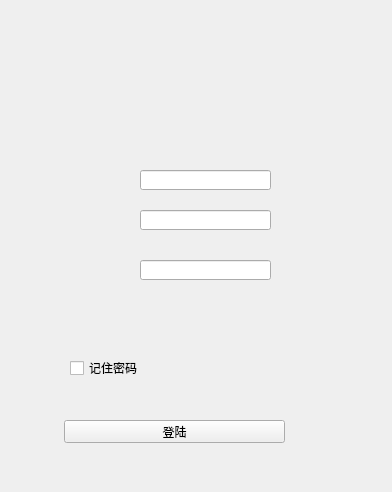
<?xml version="1.0" encoding="UTF-8"?>
<ui version="4.0">
 <class>LoginWidget</class>
 <widget class="QWidget" name="LoginWidget">
  <property name="geometry">
   <rect>
    <x>0</x>
    <y>0</y>
    <width>392</width>
    <height>492</height>
   </rect>
  </property>
  <property name="minimumSize">
   <size>
    <width>392</width>
    <height>492</height>
   </size>
  </property>
  <property name="maximumSize">
   <size>
    <width>392</width>
    <height>492</height>
   </size>
  </property>
  <property name="windowTitle">
   <string>LoginWidget</string>
  </property>
  <widget class="QPushButton" name="loginButton">
   <property name="geometry">
    <rect>
     <x>64</x>
     <y>420</y>
     <width>221</width>
     <height>23</height>
    </rect>
   </property>
   <property name="text">
    <string>登陆</string>
   </property>
  </widget>
  <widget class="QLabel" name="userNameLabel">
   <property name="geometry">
    <rect>
     <x>80</x>
     <y>170</y>
     <width>31</width>
     <height>16</height>
    </rect>
   </property>
   <property name="text">
    <string/>
   </property>
  </widget>
  <widget class="QLineEdit" name="userNameLineEdit">
   <property name="geometry">
    <rect>
     <x>140</x>
     <y>170</y>
     <width>131</width>
     <height>20</height>
    </rect>
   </property>
  </widget>
  <widget class="QLabel" name="passwdLabel">
   <property name="geometry">
    <rect>
     <x>80</x>
     <y>210</y>
     <width>54</width>
     <height>12</height>
    </rect>
   </property>
   <property name="text">
    <string/>
   </property>
  </widget>
  <widget class="QLineEdit" name="passwdLineEdit">
   <property name="geometry">
    <rect>
     <x>140</x>
     <y>210</y>
     <width>131</width>
     <height>20</height>
    </rect>
   </property>
   <property name="echoMode">
    <enum>QLineEdit::Password</enum>
   </property>
  </widget>
  <widget class="QLabel" name="teamNumLabel">
   <property name="geometry">
    <rect>
     <x>80</x>
     <y>280</y>
     <width>54</width>
     <height>12</height>
    </rect>
   </property>
   <property name="text">
    <string/>
   </property>
  </widget>
  <widget class="QLineEdit" name="teamNumLineEdit">
   <property name="geometry">
    <rect>
     <x>140</x>
     <y>260</y>
     <width>131</width>
     <height>20</height>
    </rect>
   </property>
  </widget>
  <widget class="QCheckBox" name="checkBox">
   <property name="geometry">
    <rect>
     <x>70</x>
     <y>360</y>
     <width>71</width>
     <height>16</height>
    </rect>
   </property>
   <property name="text">
    <string>记住密码</string>
   </property>
  </widget>
 </widget>
 <layoutdefault spacing="6" margin="11"/>
 <resources/>
 <connections/>
</ui>
